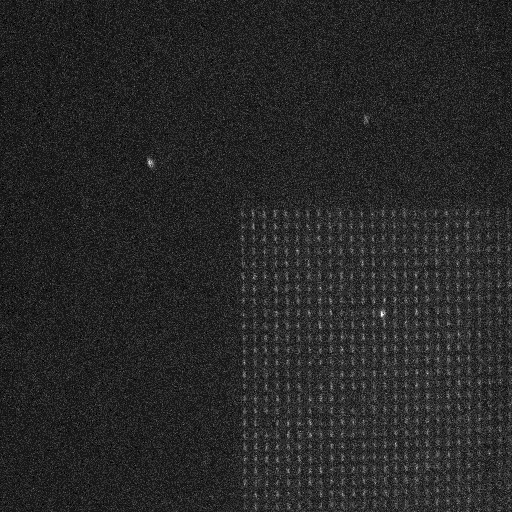
#> input picture calibration/488.tif, 512 x 512 px
$ python fiona_python_2.py
#> lines starting #> are read from the running program, lines starting #| are printed output that depends on the picture; long printed decimals are rounded
# -*- coding: utf-8 -*-
"""
Created on Sat Aug 15 12:32:33 2015

@author: Andre
"""
import seaborn as sns
sns.set()
import matplotlib.pyplot as plt
import numpy as np
from mpl_toolkits.mplot3d import Axes3D
import scipy.optimize as sp
from scipy.spatial import distance


plt.close('all')
#####################################################################################
def twoD_Gaussian(x_y, offset, amplitude, xo, yo, sigma_x, sigma_y, theta):
    x, y = x_y
    xo = float(xo)
    yo = float(yo)
    a = (np.cos(theta)**2)/(2*sigma_x**2) + (np.sin(theta)**2)/(2*sigma_y**2)
    b = -(np.sin(2*theta))/(4*sigma_x**2) + (np.sin(2*theta))/(4*sigma_y**2)
    c = (np.sin(theta)**2)/(2*sigma_x**2) + (np.cos(theta)**2)/(2*sigma_y**2)
    g = offset + amplitude*np.exp( - (a*((x-xo)**2) + 2*b*(x-xo)*(y-yo)
                            + c*((y-yo)**2)))
    return g.ravel()

###################################################################################


imagesFiles = [ '488.tif',  '592.tif', '680.tif', '735.tif']


initialPoint = np.array([[243, 214], [244, 254], [247,282], [248,296]])

zeroPoint = 680


#############################################

centerPos = []

for i,items in enumerate(imagesFiles):

    image = plt.imread(items) #read image file
#> image is the input picture: shape (512, 512) uint16; min 954, max 3816, mean 1331.2

    squareSize = 16

    X, Y = np.mgrid[initialPoint[i][0]-squareSize/2:initialPoint[i][0]+squareSize/2 +1,initialPoint[i][1]-squareSize/2:initialPoint[i][1]+squareSize/2 +1]

    imageMask =  image[int(np.min(Y)):int(np.max(Y))+1, int(np.min(X)):int(np.max(X))+1] #to mask it correctly we have to invert X and Y here

    ig = (np.min(image), np.max(image) , initialPoint[i][0], initialPoint[i][1], 2.0, 2.0, 0.0)
#> ig = (954, 3816, 243, 214, 2, 2, 0)
    inpars, pcov = sp.curve_fit(twoD_Gaussian,(X,Y), imageMask.ravel(), p0=ig, maxfev=20000)
#> inpars = [1317.7, 652.9, 242.6, 212.8, 1.02, 2.1, 13.94]
    fit3 = twoD_Gaussian((X, Y), *inpars).reshape(len(X),len(Y))


    #Plot image
    fig1 = plt.figure()
    ax1 = fig1.add_subplot(111, projection='3d')
    ax1.plot_surface(X,Y,imageMask,rstride=1, cstride=1, cmap="hsv", linewidth=0, antialiased=False, alpha=0.5)
    ax1.plot_wireframe(X,Y,fit3, color="black", linewidth=3, alpha=0.3)
    ax1.set_xlabel("Pixels")
    ax1.set_ylabel("Pixels")
    ax1.set_zlabel("Intensity")
    plt.title(items)


    # Getting center and standard deviation in x and y
    xCenter = inpars[2] #*PixSize      # Center of x in nanometer
#> xCenter = 242.6
    yCenter = inpars[3] #*PixSize       # Center of y in nanometer
#> yCenter = 212.8
    print('==========================')
    print(items)
    print('X pos: ' + str(xCenter))
#| X pos: 242.556
    print('Y pos: ' + str(yCenter))
#| Y pos: 212.759
    print('===========================')

    splitName = items.split('.tif')
    centerPos.append([int(splitName[0]), xCenter, yCenter])

centerPos = np.array(centerPos)

distancesAll = distance.cdist(centerPos[:,1:3], centerPos[:,1:3])

pixelRef_ind = np.where(centerPos[:,0] == zeroPoint)[0][0]

distanceCenter = distancesAll[pixelRef_ind, :]

distanceCenter[0:pixelRef_ind] = distanceCenter[0:pixelRef_ind]*-1

plt.figure()
plt.plot(distanceCenter, centerPos[:,0], 'o')
plt.xlabel('Pixel Displacement')
plt.ylabel('Wavelength (nm)')
plt.title('Pixel Displacement by Wavelength')


z = np.polyfit(distanceCenter, centerPos[:,0], 3)
p = np.poly1d(z)

xx = np.arange(np.min(distanceCenter)-2, np.max(distanceCenter)+2, 0.5)
#> xx = 173 values from -64.41 to 21.59
yy = p(xx)
plt.plot(xx,yy, '--r')
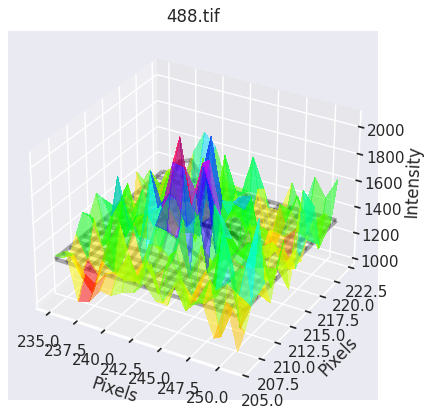
#> figure drawn by matplotlib, 1 panel
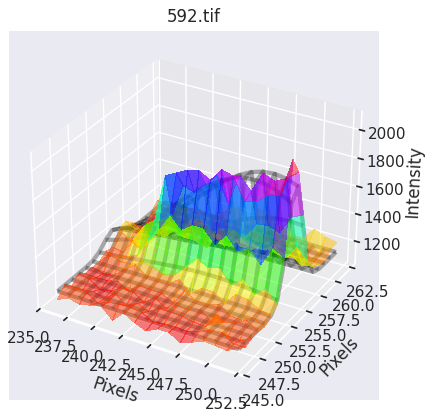
#> figure drawn by matplotlib, 1 panel
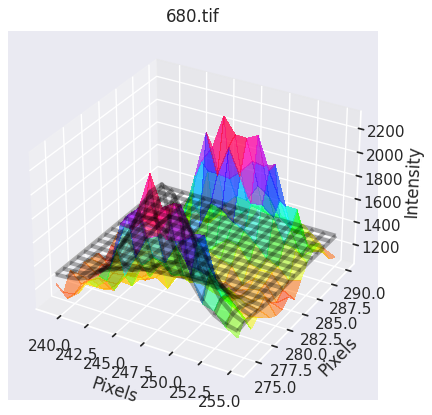
#> figure drawn by matplotlib, 1 panel
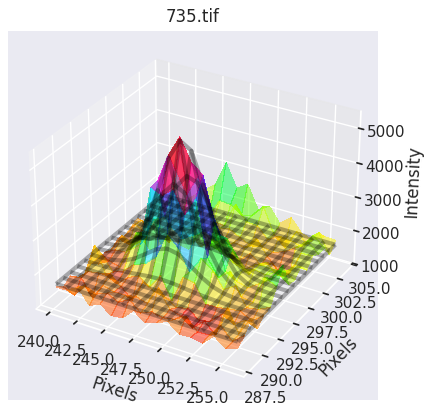
#> figure drawn by matplotlib, 1 panel
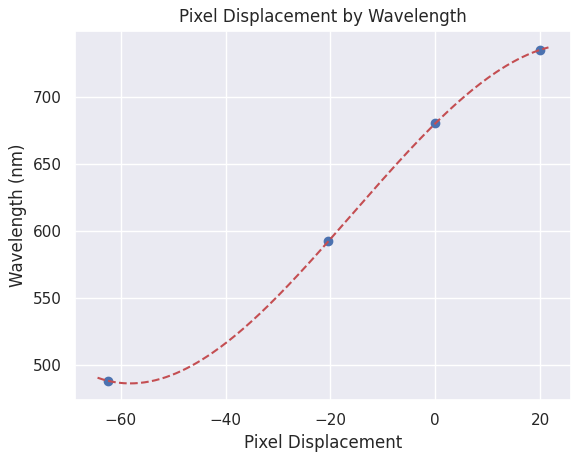
#> figure drawn by matplotlib, 1 panel; curve peaks at x = 21.59, y = 736.7
